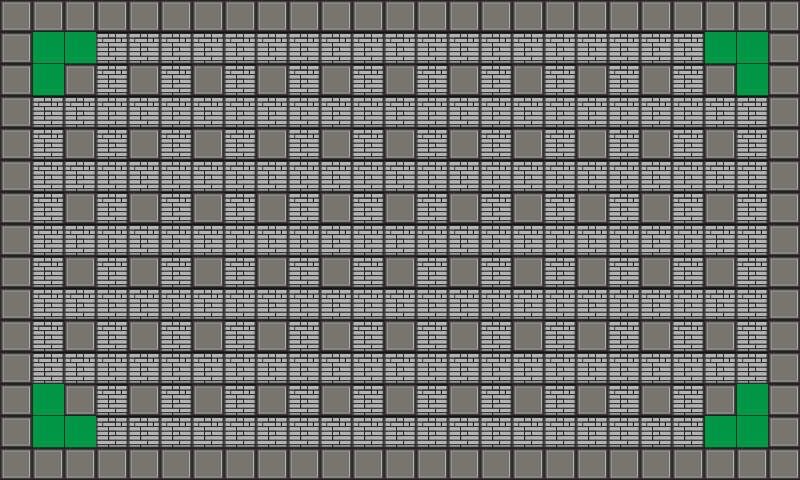

This is a level from a 2D game, rendered from its Tiled map with the project's own tilesets. A one-line summary and the map file follow, with tile-layer data summarised:
An orthogonal 25x15 tile map with 32x32 px tiles, 1 tile layer (Camada de Tiles 1).

<map version="1.0" orientation="orthogonal" width="25" height="15" tilewidth="32" tileheight="32">
 <tileset firstgid="1" name="map_tiled" tilewidth="32" tileheight="32">
  <image source="gfx/map_tiled.png" width="64" height="64" />
  <tile id="0">
   <properties>
    <property name="wall" value="true" />
   </properties>
  </tile>
  <tile id="2">
   <properties>
    <property name="brick" value="true" />
   </properties>
  </tile>
 </tileset>
 <layer name="Camada de Tiles 1" width="25" height="15">
  <data>[375 cells, 375 non-empty, 3 distinct tile ids]</data>
 </layer>
</map>